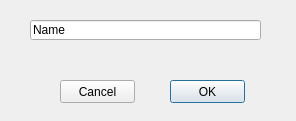
<?xml version="1.0" encoding="UTF-8"?>
<ui version="4.0">
 <class>NewFile</class>
 <widget class="QDialog" name="NewFile">
  <property name="geometry">
   <rect>
    <x>0</x>
    <y>0</y>
    <width>296</width>
    <height>121</height>
   </rect>
  </property>
  <property name="windowTitle">
   <string>Dialog</string>
  </property>
  <widget class="QLineEdit" name="lineEdit">
   <property name="geometry">
    <rect>
     <x>30</x>
     <y>20</y>
     <width>231</width>
     <height>20</height>
    </rect>
   </property>
   <property name="text">
    <string>Name</string>
   </property>
  </widget>
  <widget class="QPushButton" name="pushButton">
   <property name="geometry">
    <rect>
     <x>170</x>
     <y>80</y>
     <width>75</width>
     <height>23</height>
    </rect>
   </property>
   <property name="text">
    <string>OK</string>
   </property>
  </widget>
  <widget class="QPushButton" name="pushButton_2">
   <property name="geometry">
    <rect>
     <x>60</x>
     <y>80</y>
     <width>75</width>
     <height>23</height>
    </rect>
   </property>
   <property name="text">
    <string>Cancel</string>
   </property>
  </widget>
 </widget>
 <resources/>
 <connections/>
</ui>
